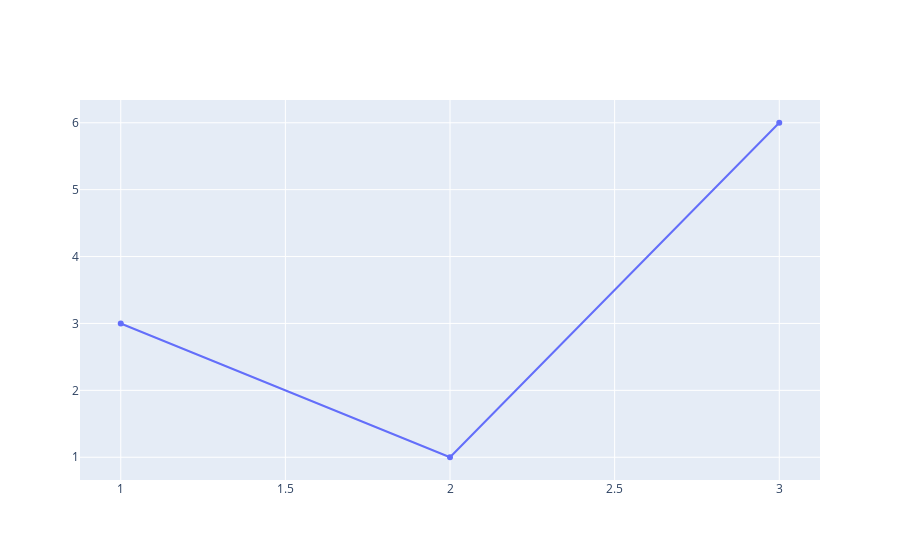

Here is the notebook cell this chart was saved with:
### Code cell
init_notebook_mode(connected=True)
plotly.__version__
iplot([{"x": [1, 2, 3], "y": [3, 1, 6]}])

### Figure 1 — Plotly figure (JSON) as saved in the notebook; plotly's stock layout.template omitted (floating-point values rounded to 4 significant figures)
{"data": [{"type": "scatter", "x": [1, 2, 3], "y": [3, 1, 6]}], "layout": {}}
